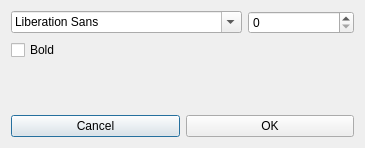
<?xml version="1.0" encoding="UTF-8"?>
<ui version="4.0">
 <class>FontSettingsDialog</class>
 <widget class="QDialog" name="FontSettingsDialog">
  <property name="geometry">
   <rect>
    <x>0</x>
    <y>0</y>
    <width>365</width>
    <height>148</height>
   </rect>
  </property>
  <property name="windowTitle">
   <string>Font settings</string>
  </property>
  <layout class="QGridLayout" name="gridLayout">
   <item row="0" column="0">
    <layout class="QVBoxLayout" name="verticalLayout">
     <item>
      <layout class="QHBoxLayout" name="horizontalLayout">
       <item>
        <widget class="QFontComboBox" name="fontComboBox"/>
       </item>
       <item>
        <widget class="QSpinBox" name="spinBox"/>
       </item>
      </layout>
     </item>
     <item>
      <widget class="QCheckBox" name="boldCheckBox">
       <property name="text">
        <string>Bold</string>
       </property>
      </widget>
     </item>
     <item>
      <spacer name="verticalSpacer">
       <property name="orientation">
        <enum>Qt::Vertical</enum>
       </property>
       <property name="sizeHint" stdset="0">
        <size>
         <width>20</width>
         <height>40</height>
        </size>
       </property>
      </spacer>
     </item>
     <item>
      <layout class="QHBoxLayout" name="horizontalLayout_2">
       <item>
        <widget class="QPushButton" name="cancelButton">
         <property name="text">
          <string>Cancel</string>
         </property>
        </widget>
       </item>
       <item>
        <widget class="QPushButton" name="okButton">
         <property name="text">
          <string>OK</string>
         </property>
        </widget>
       </item>
      </layout>
     </item>
    </layout>
   </item>
  </layout>
 </widget>
 <tabstops>
  <tabstop>fontComboBox</tabstop>
  <tabstop>spinBox</tabstop>
  <tabstop>okButton</tabstop>
  <tabstop>cancelButton</tabstop>
 </tabstops>
 <resources/>
 <connections/>
</ui>
